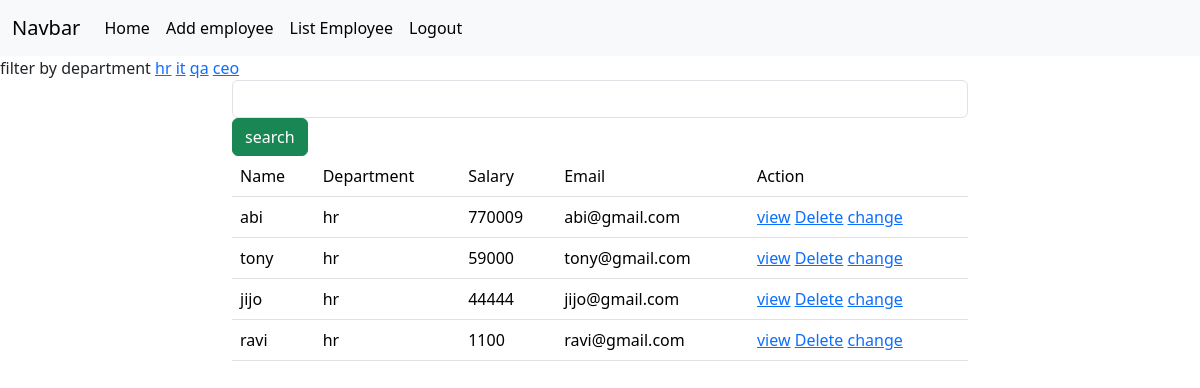
/employees/all?department=hr (signed in), run on the app's committed database.
### crm/models.py (models this page shows, shortened)
class Employees(models.Model):
    name=models.CharField(max_length=200)
    department=models.CharField(max_length=200)
    salary=models.PositiveIntegerField()
    email=models.EmailField(unique=True)
    age=models.PositiveIntegerField()
    contact=models.CharField(null=True,max_length=200)
    profile_pic=models.ImageField(upload_to="images",null=True,blank=True)
    dob=models.DateField(null=True,blank=True)

### crm/views.py (the view, shortened to what this page needs)
# urls.py: path("employees/all",views.EmployeeListView.as_view(),name="emp-all"),
@method_decorator(signin_required,name="dispatch")
class EmployeeListView(View):
     def get(self,request,*args,**kwargs):
          qs=Employees.objects.all()
          departments=Employees.objects.all().values_list("department",flat=True).distinct()
          print(departments)
          if "department" in request.GET:
              dept=request.GET.get("department")
              qs=qs.filter(department__iexact=dept)
          return render(request,"emp_list.html",{"data":qs,"departments":departments})

### crm/views.py (called while the page is built)
def signin_required(fn):
    def wrapper(request,*args,**kwargs):
        if not request.user.is_authenticated:
            messages.error(request,"invalid session")
            return redirect("signin")
        else:
            return fn(request,*args,**kwargs)
    return wrapper

### crm/templates/emp_list.html (shortened to what this page needs)
{%extends 'base.html'%}
{%block body_block%}
<div>
        filter by department
         {%for dep in departments%}
                <a href="{%url 'emp-all'%}?department={{dep}}">{{dep}}</a>
         {%endfor%}
</div>
<div class="container">
  <div class="row">
    <div class="col-2"></div>
    <div class="col-8">
      <form action="" method="post">
        <input type="text" name="box" class="form-control">
        <button type="submit" class="btn btn-success">search</button>
      </form>
    </div>
    <div class="col-2"></div>
  </div>
</div>
<div class="container">
  <div class="row">
      <div class="col-2"></div>
      <div class="col-8">
              <table class="table">
                  <tr>
                  <td>Name</td>
                  <td>Department</td>
                  <td>Salary</td>
                  <td>Email</td>
                  <td>Action</td>
                  </tr>
                 {%for emp in data%}
          <tr>
              <td>{{emp.name}}</td>
              <td>{{emp.department}}</td>
              <td>{{emp.salary}}</td>
              <td>{{emp.email}}</td>
              <td>
             <a href="{%url 'emp-details' emp.id%}">view</a>
             <a href="{%url 'emp-delete' emp.id%}">Delete</a>
             <a href="{%url 'emp-edit' emp.id%}">change</a>
            </td>
            </tr>
                 {%endfor%}
              </table>
      </div>
      <div class="col-2"></div>
  </div>
</div>
{%endblock%}

### data on the page
Employees: name "abi", department "hr", salary "770009", email "abi@gmail.com"
Employees: name "tony", department "hr", salary "59000", email "tony@gmail.com"
Employees: name "jijo", department "hr", salary "44444", email "jijo@gmail.com"
Employees: name "ravi", department "hr", salary "1100", email "ravi@gmail.com"

### other printed values
{{ dep }} "hr" "it" "qa" "ceo"
